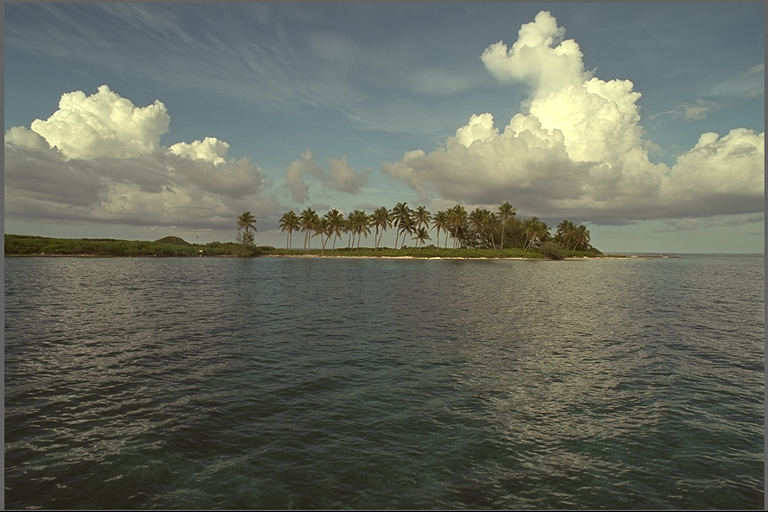
#> input picture data/kodim16.png, 768 x 512 px; its folder holds 5 pictures in this run
$ jupyter execute analysis_image16.ipynb
#> lines starting #> are read from the running program, lines starting #| are printed output that depends on the picture; after the words box and inside, x2 and y2 are one past the last pixel; in counts of white or black regions, pixels touching at a corner belong together; long printed decimals are rounded
### utils.py
import cv2
import os
import numpy as np
import matplotlib.pyplot as plt
from skimage.metrics import structural_similarity as ssim


def list_images(folder):
    exts = ('.png', '.jpg', '.jpeg', '.bmp')
    return sorted([os.path.join(folder, f) for f in os.listdir(folder) if f.lower().endswith(exts)])


def read_images( path , gray = False ):
#> called with path = '../data/kodim16.png', gray = False
    img = cv2.imread(path)
#> img is the input picture: shape (512, 768, 3); mean B, G, R 95.2, 106.7, 102.8
    if img is None:
        raise FileNotFoundError(f"Image not found: {path}")

    if gray:
        return cv2.cvtColor(img, cv2.COLOR_BGR2GRAY)

    # Convert BGR to RGB for matplotlib
    return cv2.cvtColor(img, cv2.COLOR_BGR2RGB)


def show_image(img, title='' ):

    if img.ndim == 2:
        plt.imshow(img, cmap='gray')
    else:
        plt.imshow(img)
    plt.title(title)
    plt.axis('off')
    plt.show()


def add_salt_pepper_noise(img, p):
    noisy = img.copy()
    rand = np.random.rand(*img.shape)

    noisy[rand < p/2] = 0        # Poivre
    noisy[rand > 1 - p/2] = 255  # Sel

    return noisy


def add_gaussian_noise(img, mean=0, sigma=10):

    noisy = img.copy().astype(np.float32)
    gauss = np.random.normal(mean, sigma, img.shape)
    noisy += gauss
    noisy = np.clip(noisy, 0, 255)  # garder les valeurs entre 0 et 255
    return noisy.astype(np.uint8)

def psnr(original, processed):
    mse = np.mean((original - processed) ** 2)
    if mse == 0:
        return float('inf')
    return 20 * np.log10(255.0 / np.sqrt(mse))

### NoteBook/analysis_image16.ipynb
[cell 1]
import cv2
import matplotlib.pyplot as plt
from skimage.metrics import structural_similarity as ssim

[cell 2]
import sys
sys.path.append("..")

[cell 3]
sys.path.append("...")
from utils import list_images, show_image, read_images, add_salt_pepper_noise , add_gaussian_noise ,psnr

[cell 4]
list_images('../data')

[cell 5]

image = read_images('../data/kodim16.png')
show_image(image , 'image 16 ')

[cell 6]
gray = read_images('../data/kodim16.png',gray=True)
#> call 2 of read_images, with path = '../data/kodim16.png', gray = True
#> in read_images (call 2), `return cv2.cvtColor(img, cv2.COLOR_BGR2GRAY)`:
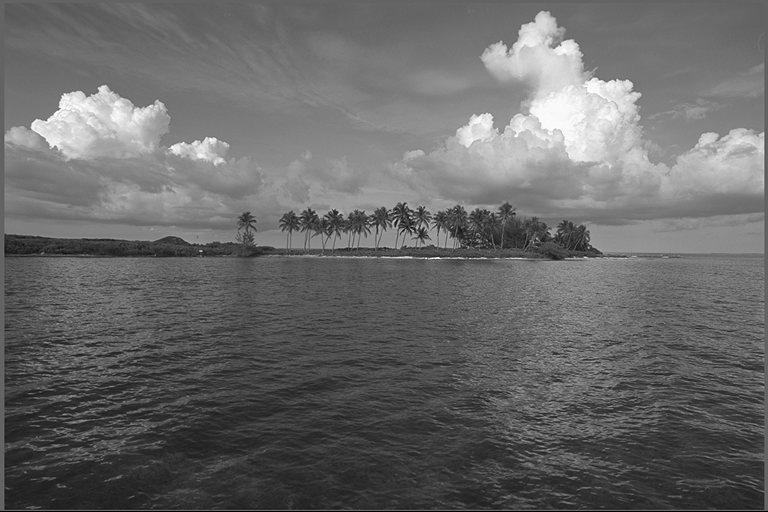
#> returned value: shape (512, 768); min 0, max 254, mean 104.2
show_image(gray , 'gray 16 ')

[cell 7]
hist = cv2.calcHist([gray], [0], None, [256], [0,256])
#> hist = 256 values, max 9078 at index 99, min 0 at index 1, mean 1536

[cell 8]
plt.figure(figsize=(10,4))
equalized = cv2.equalizeHist(gray)
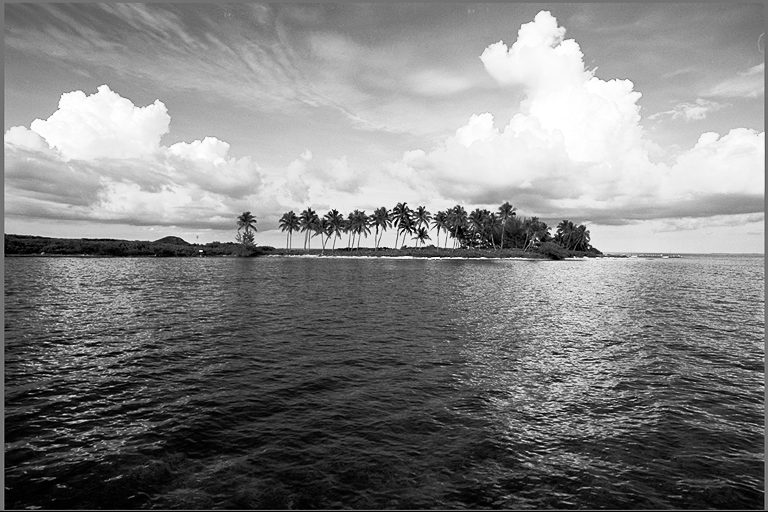
#> equalized: shape (512, 768); min 0, max 255, mean 128.3
hist_eq = cv2.calcHist([equalized], channels=[0], mask=None, histSize=[256],ranges= [0,256])
#> hist_eq = 256 values, max 9078 at index 115, min 0 at index 4, mean 1536

# Affichage de l'image originale gray
plt.subplot(1,2,1)
plt.imshow(gray, cmap='gray')
plt.title("Original Gray Image")
plt.axis('off')
plt.savefig("../results/processed/filtered/image16/gray_image.png", dpi=300, bbox_inches='tight')


plt.subplot(1,2,2)
plt.plot(hist, color='blue')
plt.title("Histogramme original")
plt.xlabel("Intensité")
plt.ylabel("Nombre de pixels")
plt.savefig("../results/histograms/image16/Histogramme_original.png", dpi=300, bbox_inches='tight')
#> figure, not shown here; panel 2: curve peaks at x = 99, y = 9078
plt.show()

[cell 9]
equalized = cv2.equalizeHist(gray)
hist_eq = cv2.calcHist([equalized], channels=[0], mask=None, histSize=[256],ranges= [0,256])

[cell 10]
plt.figure(figsize=(10,4))

# Affichage de l'image originale gray
plt.subplot(1,2,1)
plt.imshow(equalized, cmap='gray')
plt.title("Equalized Image")
plt.axis('off')
plt.savefig("../results/processed/filtered/image16/Equalized_Image.png", dpi=300, bbox_inches='tight')


plt.subplot(1,2,2)
plt.plot(hist_eq, color='blue')
plt.title("Histogramme Equalized")
plt.xlabel("Intensité")
plt.ylabel("Nombre de pixels")
plt.savefig("../results/histograms/image16/Histogramme_Equalized.png", dpi=300, bbox_inches='tight')
#> figure, not shown here; panel 2: curve peaks at x = 115, y = 9078

plt.show()

[cell 11]
clahe = cv2.createCLAHE(clipLimit=2.0, tileGridSize=(8, 8))
clahe_img = clahe.apply(gray)
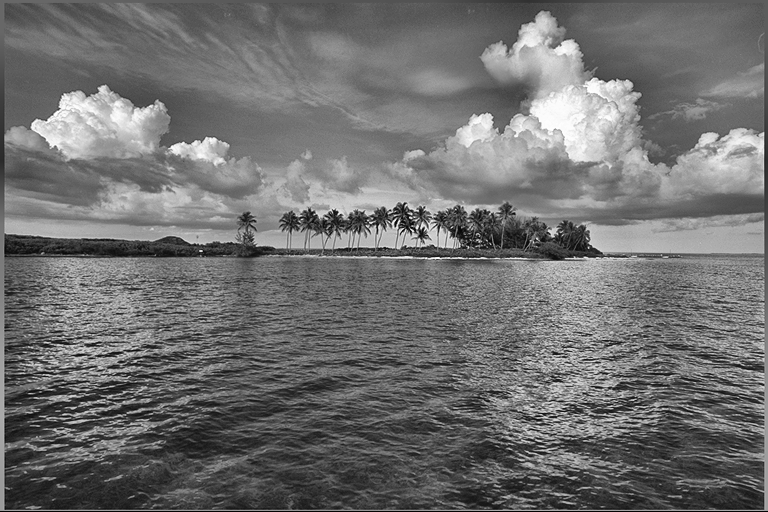
#> clahe_img: shape (512, 768); min 2, max 255, mean 111.6
hist_clahe = cv2.calcHist([clahe_img], [0], None, [256], [0,256])
#> hist_clahe = 256 values, max 4359 at index 112, min 0 at index 0, mean 1536

[cell 12]

clahe = cv2.createCLAHE(clipLimit=2.0, tileGridSize=(8, 8))
clahe_img = clahe.apply(gray)
plt.figure(figsize=(10,4))

# Image CLAHE
plt.subplot(1,2,1)
plt.imshow(clahe_img, cmap='gray')
plt.title("Image après CLAHE")
plt.axis('off')
plt.savefig("../results/processed/filtered/image16/CLAHE_image.png", dpi=300, bbox_inches='tight')

# Histogramme CLAHE
plt.subplot(1,2,2)
plt.plot(hist_clahe, color='blue')
plt.title("Histogramme après CLAHE")
plt.xlabel("Intensité")
plt.ylabel("Nombre de pixels")
plt.savefig("../results/histograms/image16/Histogramme_CLAHE.png", dpi=300, bbox_inches='tight')
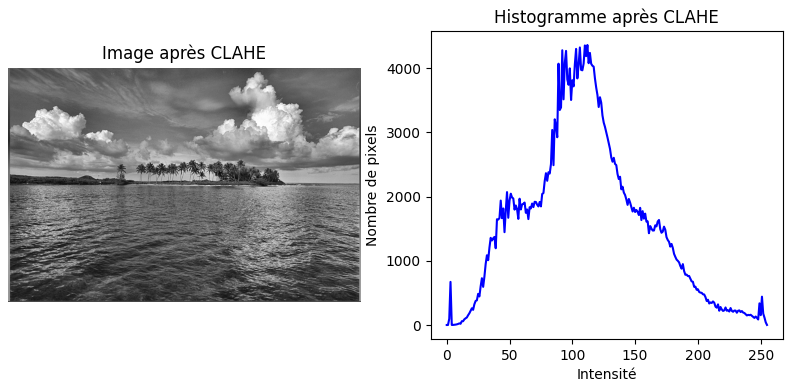
#> figure drawn by matplotlib, 2 panels; panel 2: curve peaks at x = 112, y = 4359

plt.show()

[cell 13]
plt.figure(figsize=(10,4))

plt.subplot(1,3,1)
plt.imshow(gray, cmap='gray')
plt.title("Original Gray Image")
plt.axis('off')

plt.subplot(1,3,2)
plt.imshow(equalized, cmap='gray')
plt.title("Equalized Image")
plt.axis('off')

plt.subplot(1,3,3)
plt.imshow(clahe_img, cmap='gray')
plt.title("Image après CLAHE")
plt.axis('off')

plt.show()

[cell 14]
noisy_img_salt_pepper = add_salt_pepper_noise(gray, 0.05)

# --- Affichage ---
plt.figure(figsize=(12,4))

plt.subplot(1,2,1)
plt.imshow(gray, cmap='gray')
plt.title("Original Gray Image")
plt.axis('off')


plt.subplot(1,2,2)
plt.imshow(noisy_img_salt_pepper, cmap='gray')
plt.title("Image avec Sel et Poivre")
plt.axis('off')


plt.show()

[cell 15]
plt.subplot(1,2,2)
plt.imshow(noisy_img_salt_pepper, cmap='gray')
plt.title("Image avec Sel et Poivre")
plt.axis('off')
plt.savefig("../results/processed/noisy/image16/Sel_et_Poivre_image.png", dpi=300, bbox_inches='tight')

[cell 16]
img_noisy_gauss =add_gaussian_noise(gray, mean=0, sigma=15)
#> in add_gaussian_noise, `noisy += gauss`:
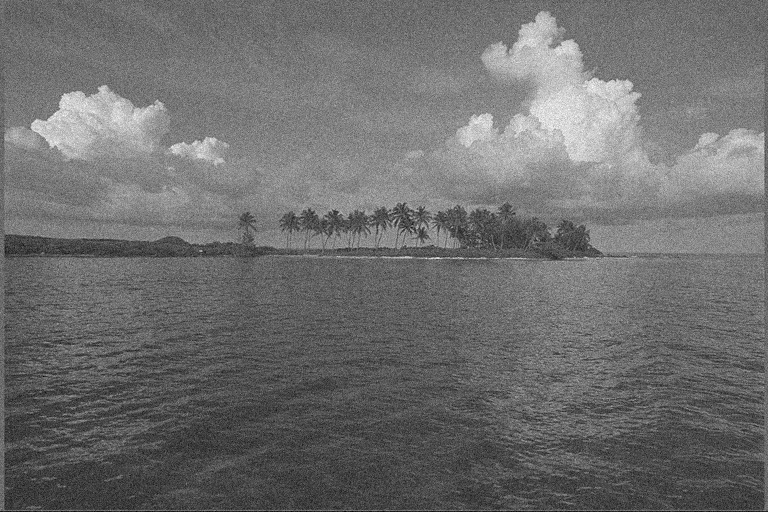
#> noisy: shape (512, 768) float32; min -43.66, max 297.9, mean 104.3; drawn with min black and max white

[cell 17]
# --- Affichage ---
plt.figure(figsize=(12,4))

plt.subplot(1,2,1)
plt.imshow(gray, cmap='gray')
plt.title("Original Gray Image")
plt.axis('off')


plt.subplot(1,2,2)
plt.imshow(img_noisy_gauss, cmap='gray')
plt.title("Image avec bruit Gaussien")
plt.axis('off')

[cell 18]
plt.subplot(1,2,2)
plt.imshow(img_noisy_gauss, cmap='gray')
plt.title("Image avec bruit Gaussien")
plt.axis('off')
plt.savefig("../results/processed/noisy/image16/bruit_Gaussien_image.png", dpi=300, bbox_inches='tight')

[cell 19]
img_blur_sp=cv2.blur(noisy_img_salt_pepper ,(3,3))
img_blur_gauss=cv2.blur(img_noisy_gauss ,(3,3))

[cell 20]
plt.figure(figsize=(12,4))

plt.subplot(1,4,1)
plt.imshow(noisy_img_salt_pepper, cmap='gray')
plt.title("Image bruitée (salt&pepper)")
plt.axis('off')

plt.subplot(1,4,2)
plt.imshow(img_noisy_gauss, cmap='gray')
plt.title("Image bruitée (Gaussien)")
plt.axis('off')

plt.subplot(1,4,3)
plt.imshow(img_blur_sp, cmap='gray')
plt.title("Box Filter pour SP ")
plt.axis('off')
plt.savefig("../results/processed/filtered/image16/Box_Filter_pour_SP.png", dpi=300, bbox_inches='tight')

plt.subplot(1,4,4)
plt.imshow(img_blur_gauss, cmap='gray')
plt.title("Box Filter  pour gauss")
plt.axis('off')

plt.show()

[cell 21]
plt.subplot(1,4,3)
plt.imshow(img_blur_sp, cmap='gray')
plt.title("Box Filter pour SP ")
plt.axis('off')
plt.savefig("../results/processed/filtered/image16/Box_Filter_pour_SP.png", dpi=300, bbox_inches='tight')

[cell 22]
plt.subplot(1,4,4)
plt.imshow(img_blur_gauss, cmap='gray')
plt.title("Box Filter  pour gauss")
plt.axis('off')
plt.savefig("../results/processed/filtered/image16/Box_Filter_pour_gauss.png", dpi=300, bbox_inches='tight')

[cell 23]
img_filter_gauss_sp = cv2.GaussianBlur(noisy_img_salt_pepper, (3,3), sigmaX=1)
img_filter_gauss_for_gauss = cv2.GaussianBlur(img_noisy_gauss, (3,3), sigmaX=1)

[cell 24]
plt.figure(figsize=(12,4))

plt.subplot(1,4,1)
plt.imshow(noisy_img_salt_pepper, cmap='gray')
plt.title("Image bruitée (salt&pepper)")
plt.axis('off')

plt.subplot(1,4,2)
plt.imshow(img_noisy_gauss, cmap='gray')
plt.title("Image bruitée (Gaussien)")
plt.axis('off')

plt.subplot(1,4,3)
plt.imshow(img_filter_gauss_sp, cmap='gray')
plt.title("Filtre Gaussien pour SP ")
plt.axis('off')

plt.subplot(1,4,4)
plt.imshow(img_filter_gauss_for_gauss, cmap='gray')
plt.title("Filtre Gaussien pour gauss")
plt.axis('off')

plt.show()

[cell 25]
plt.subplot(1,4,3)
plt.imshow(img_filter_gauss_sp, cmap='gray')
plt.title("Filtre Gaussien pour SP ")
plt.axis('off')
plt.savefig("../results/processed/filtered/image16/Filtre_Gaussien_pour_SP.png", dpi=300, bbox_inches='tight')

[cell 26]
plt.subplot(1,4,4)
plt.imshow(img_filter_gauss_for_gauss, cmap='gray')
plt.title("Filtre Gaussien pour gauss")
plt.axis('off')
plt.savefig("../results/processed/filtered/image16/Filtre_Gaussien_pour_gauss.png", dpi=300, bbox_inches='tight')

[cell 27]
median_sp = cv2.medianBlur(noisy_img_salt_pepper, 3)
median_gauss = cv2.medianBlur(img_noisy_gauss, 3)

[cell 28]
plt.figure(figsize=(12,4))

plt.subplot(1,4,1)
plt.imshow(noisy_img_salt_pepper, cmap='gray')
plt.title("Image bruitée (salt&pepper)")
plt.axis('off')

plt.subplot(1,4,2)
plt.imshow(img_noisy_gauss, cmap='gray')
plt.title("Image bruitée (Gaussien)")
plt.axis('off')

plt.subplot(1,4,3)
plt.imshow(median_sp, cmap='gray')
plt.title("Filtre median pour SP ")
plt.axis('off')

plt.subplot(1,4,4)
plt.imshow(median_gauss, cmap='gray')
plt.title("Filtre median pour gauss")
plt.axis('off')

plt.show()

[cell 29]
plt.subplot(1,4,3)
plt.imshow(median_sp, cmap='gray')
plt.title("Filtre median pour SP ")
plt.axis('off')
plt.savefig("../results/processed/filtered/image16/Filtre_median_pour_SP.png", dpi=300, bbox_inches='tight')

[cell 30]
plt.subplot(1,4,4)
plt.imshow(median_gauss, cmap='gray')
plt.title("Filtre median pour gauss")
plt.axis('off')
plt.savefig("../results/processed/filtered/image16/Filtre_median_pour_gauss.png", dpi=300, bbox_inches='tight')

[cell 31]
bilateral_sp = cv2.bilateralFilter(noisy_img_salt_pepper, d=9, sigmaColor=75, sigmaSpace=75)
bilateral_gauss = cv2.bilateralFilter(img_noisy_gauss, d=9, sigmaColor=75, sigmaSpace=75)

[cell 32]
plt.figure(figsize=(12,4))
plt.subplot(1,4,1)
plt.imshow(noisy_img_salt_pepper, cmap='gray')
plt.title("Image bruitée (salt&pepper)")
plt.axis('off')

plt.subplot(1,4,2)
plt.imshow(img_noisy_gauss, cmap='gray')
plt.title("Image bruitée (Gaussien)")
plt.axis('off')

plt.subplot(1,4,3)
plt.imshow(bilateral_sp, cmap='gray')
plt.title("Filtre Bilateral pour SP")
plt.axis('off')

plt.subplot(1,4,4)
plt.imshow(bilateral_gauss, cmap='gray')
plt.title("Filtre Bilateral pour Gauss")
plt.axis('off')
plt.show()

[cell 33]
plt.subplot(1,4,3)
plt.imshow(bilateral_sp, cmap='gray')
plt.title("Filtre Bilateral pour SP")
plt.axis('off')
plt.savefig("../results/processed/filtered/image16/Filtre_Bilateral_pour_SP.png", dpi=300, bbox_inches='tight')

[cell 34]
plt.subplot(1,4,4)
plt.imshow(bilateral_gauss, cmap='gray')
plt.title("Filtre Bilateral pour Gauss")
plt.axis('off')
plt.savefig("../results/processed/filtered/image16/Filtre_Bilateral_pour_gauss.png", dpi=300, bbox_inches='tight')
plt.show()

[cell 35]
from skimage.filters.rank import median
from skimage.morphology import disk

[cell 36]
nagao_sp = median(noisy_img_salt_pepper, disk(2))
nagao_gauss = median(img_noisy_gauss, disk(2))

[cell 37]
plt.figure(figsize=(12,4))
plt.subplot(1,4,1)
plt.imshow(noisy_img_salt_pepper, cmap='gray')
plt.title("Image bruitée (SP)")
plt.axis('off')

plt.subplot(1,4,2)
plt.imshow(img_noisy_gauss, cmap='gray')
plt.title("Image bruitée (Gauss)")
plt.axis('off')

plt.subplot(1,4,3)
plt.imshow(nagao_sp, cmap='gray')
plt.title("Filtre Nagao SP")
plt.axis('off')

plt.subplot(1,4,4)
plt.imshow(nagao_gauss, cmap='gray')
plt.title("Filtre Nagao Gauss")
plt.axis('off')
plt.show()

[cell 38]
plt.subplot(1,4,3)
plt.imshow(nagao_sp, cmap='gray')
plt.title("Filtre Nagao SP")
plt.axis('off')
plt.savefig("../results/processed/filtered/image16/Filtre_Nagao_pour_SP.png", dpi=300, bbox_inches='tight')

[cell 39]
plt.subplot(1,4,4)
plt.imshow(nagao_gauss, cmap='gray')
plt.title("Filtre Nagao Gauss")
plt.axis('off')
plt.savefig("../results/processed/filtered/image16/Filtre_Nagao_pour_gauss.png", dpi=300, bbox_inches='tight')
plt.show()

[cell 40]
kernel = cv2.getStructuringElement(cv2.MORPH_RECT, (3,3))

[cell 41]
erosion = cv2.erode(gray, kernel, iterations=1)
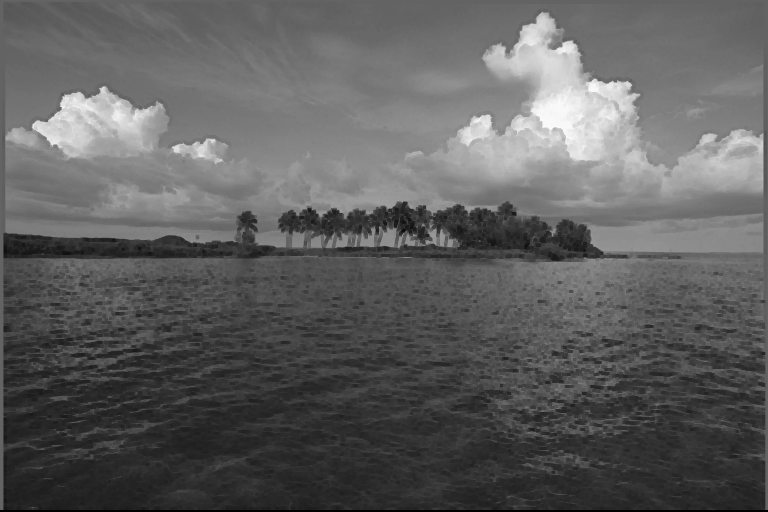
#> erosion: shape (512, 768); min 0, max 250, mean 94.4

[cell 42]
dilation = cv2.dilate(gray, kernel, iterations=1)
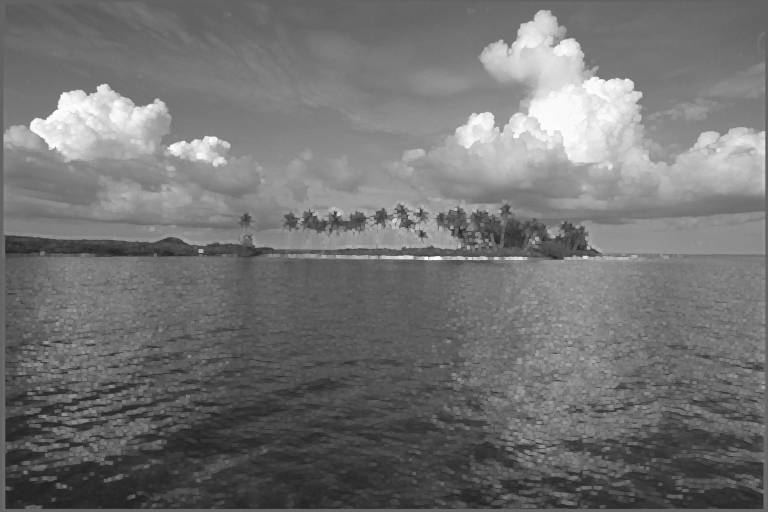
#> dilation: shape (512, 768); min 33, max 254, mean 114.7

[cell 43]
opening = cv2.morphologyEx(gray, cv2.MORPH_OPEN, kernel)

[cell 44]
closing = cv2.morphologyEx(gray, cv2.MORPH_CLOSE, kernel)

[cell 45]
tophat = cv2.morphologyEx(gray, cv2.MORPH_TOPHAT, kernel)
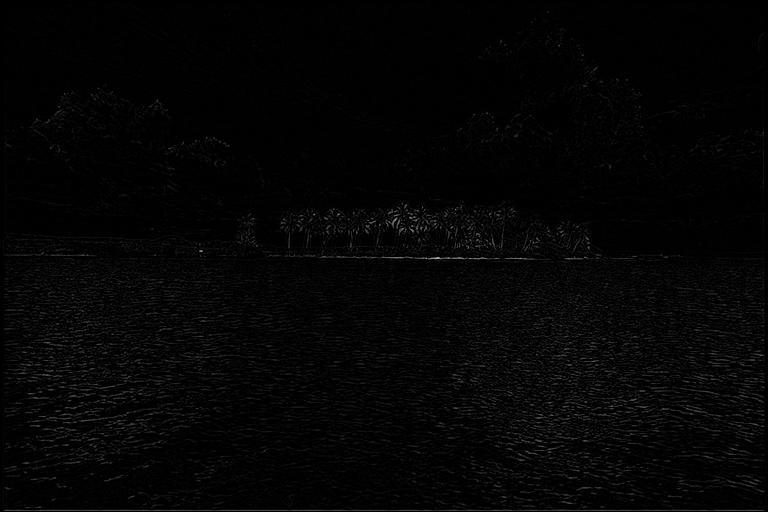
#> tophat: shape (512, 768); min 0, max 176, mean 4.4

[cell 46]
plt.figure(figsize=(12,6))
plt.subplot(2,3,1), plt.imshow(gray, cmap='gray'), plt.title('Image originale'), plt.axis('off')
plt.subplot(2,3,2), plt.imshow(erosion, cmap='gray'), plt.title('Érosion'), plt.axis('off')
plt.subplot(2,3,3), plt.imshow(dilation, cmap='gray'), plt.title('Dilatation'), plt.axis('off')
plt.subplot(2,3,4), plt.imshow(opening, cmap='gray'), plt.title('Ouverture'), plt.axis('off')
plt.subplot(2,3,5), plt.imshow(closing, cmap='gray'), plt.title('Fermeture'), plt.axis('off')
plt.subplot(2,3,6), plt.imshow(tophat, cmap='gray'), plt.title('Top-hat'), plt.axis('off')
plt.savefig("../results/processed/morphology/image16/morpho_operations.png", dpi=300, bbox_inches='tight')
plt.show()

[cell 47]
# 1. Amélioration du contraste avec CLAHE
clahe = cv2.createCLAHE(clipLimit=2.0, tileGridSize=(8,8))
img_contrast = clahe.apply(gray)

[cell 48]
# 2. Filtrage (filtre médian pour bruit Sel & Poivre)
img_filtered = cv2.medianBlur(img_contrast, 3)

[cell 49]
# 3. Morphologie
kernel = cv2.getStructuringElement(cv2.MORPH_RECT, (3,3))
img_morph = cv2.morphologyEx(img_filtered, cv2.MORPH_OPEN, kernel)
img_morph = cv2.morphologyEx(img_morph, cv2.MORPH_CLOSE, kernel)

[cell 50]
# 4. Segmentation (Otsu)
_, img_segmented = cv2.threshold(img_morph, 0, 255, cv2.THRESH_BINARY + cv2.THRESH_OTSU)
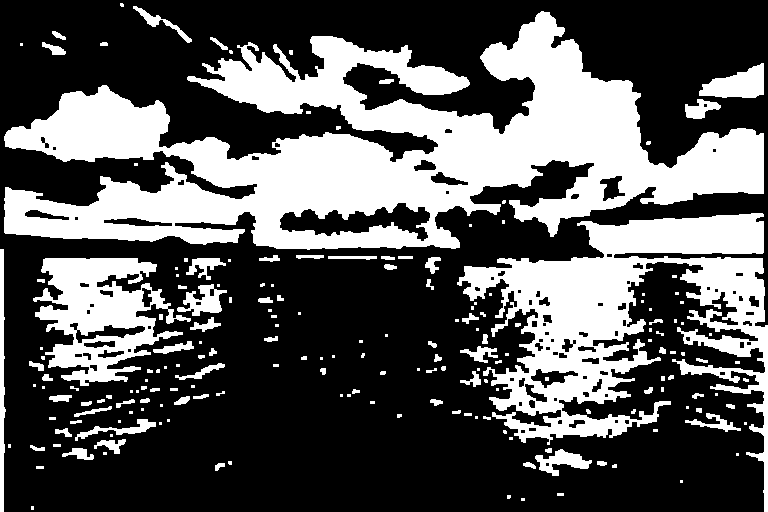
#> img_segmented: shape (512, 768); 34.8% white; 192 white regions (96 under 20 px), largest, box (x1, y1, x2, y2) and area: (4, 11, 764, 250) 81218, (457, 213, 768, 512) 33133, (33, 258, 191, 386) 10035

[cell 51]
# Visualisation
plt.figure(figsize=(12,4))
plt.subplot(1,4,1), plt.imshow(gray, cmap='gray'), plt.title('Image originale'), plt.axis('off')
plt.subplot(1,4,2), plt.imshow(img_contrast, cmap='gray'), plt.title('Contraste CLAHE'), plt.axis('off')
plt.subplot(1,4,3), plt.imshow(img_morph, cmap='gray'), plt.title('Filtrage + Morphologie'), plt.axis('off')
plt.subplot(1,4,4), plt.imshow(img_segmented, cmap='gray'), plt.title('Segmentation Otsu'), plt.axis('off')
plt.savefig("../results/processed/morphology/image16/morphology.png", dpi=300, bbox_inches='tight')
plt.show()

[cell 52]
plt.figure(figsize=(15,4))

plt.subplot(1,5,1)
plt.imshow(gray, cmap='gray')
plt.title('Originale')
plt.axis('off')

plt.subplot(1,5,2)
plt.imshow(noisy_img_salt_pepper, cmap='gray')
plt.title('Bruit Sel & Poivre')
plt.axis('off')

plt.subplot(1,5,3)
plt.imshow(img_filtered, cmap='gray')
plt.title('Filtrée')
plt.axis('off')

plt.subplot(1,5,4)
plt.imshow(img_morph, cmap='gray')
plt.title('Morphologie')
plt.axis('off')

plt.subplot(1,5,5)
plt.imshow(img_segmented, cmap='gray')
plt.title('Segmentée')
plt.axis('off')
plt.savefig("../results/processed/morphology/image16/pipeline_images.png", dpi=300, bbox_inches='tight')
plt.show()

[cell 53]
ssim_value = ssim(gray, img_segmented)
#> ssim_value = 0.156
print("SSIM:", ssim_value)
#| SSIM: 0.1557

[cell 54]
psnr_value = psnr(gray, img_segmented)
#> in psnr, `mse = np.mean((original - processed) ** 2)`: mse = 103.2
#> psnr_value = 28
print("PSNR:", psnr_value)
#| PSNR: 27.996
PSNR: 27.69674246176274

[cell 55]
plt.figure(figsize=(10,4))
plt.hist(gray.ravel(), bins=256, color='blue', alpha=0.5, label='gray')
plt.hist(img_segmented.ravel(), bins=256, color='red', alpha=0.5, label='img_segmented')
plt.legend()
plt.savefig("../results/histograms/image16/hist_comparison.png", dpi=300, bbox_inches='tight')
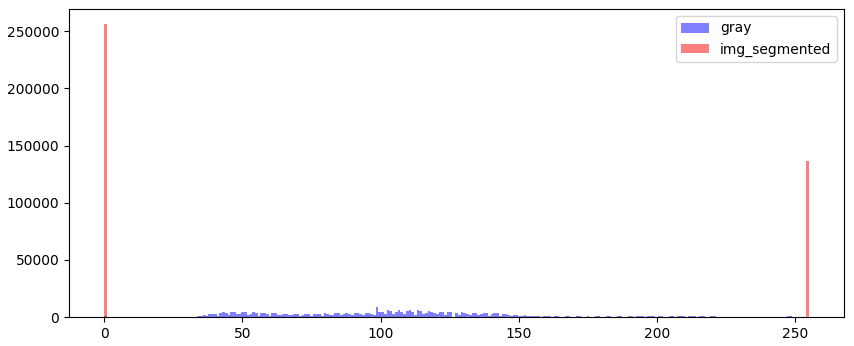
#> figure drawn by matplotlib, 1 panel; tallest bar 9078 high, from x = 98.23 to 99.22; tallest bar 256560 high, from x = 0 to 0.996
plt.show()
